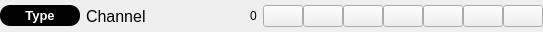
<?xml version="1.0" encoding="UTF-8"?>
<ui version="4.0">
 <class>Form</class>
 <widget class="QWidget" name="Form">
  <property name="geometry">
   <rect>
    <x>0</x>
    <y>0</y>
    <width>543</width>
    <height>32</height>
   </rect>
  </property>
  <property name="locale">
   <locale language="English" country="UnitedStates"/>
  </property>
  <layout class="QHBoxLayout" name="FormLayout">
   <property name="leftMargin">
    <number>0</number>
   </property>
   <property name="topMargin">
    <number>0</number>
   </property>
   <property name="rightMargin">
    <number>0</number>
   </property>
   <property name="bottomMargin">
    <number>0</number>
   </property>
   <item>
    <widget class="QWidget" name="contentTypeLabelArea" native="true">
     <property name="sizePolicy">
      <sizepolicy hsizetype="Fixed" vsizetype="Fixed">
       <horstretch>0</horstretch>
       <verstretch>0</verstretch>
      </sizepolicy>
     </property>
     <property name="minimumSize">
      <size>
       <width>80</width>
       <height>20</height>
      </size>
     </property>
     <property name="styleSheet">
      <string notr="true">background-color: rgb(0, 0, 0);
border-radius: 10px;</string>
     </property>
     <layout class="QVBoxLayout" name="contentTypeLabelAreaLayout">
      <property name="leftMargin">
       <number>5</number>
      </property>
      <property name="topMargin">
       <number>3</number>
      </property>
      <property name="rightMargin">
       <number>5</number>
      </property>
      <property name="bottomMargin">
       <number>3</number>
      </property>
      <item>
       <widget class="QLabel" name="contentType">
        <property name="font">
         <font>
          <pointsize>10</pointsize>
          <bold>true</bold>
         </font>
        </property>
        <property name="styleSheet">
         <string notr="true">color: rgb(255, 255, 255);</string>
        </property>
        <property name="text">
         <string>Type</string>
        </property>
        <property name="alignment">
         <set>Qt::AlignCenter</set>
        </property>
       </widget>
      </item>
     </layout>
    </widget>
   </item>
   <item>
    <widget class="QLabel" name="channel">
     <property name="sizePolicy">
      <sizepolicy hsizetype="Ignored" vsizetype="Preferred">
       <horstretch>0</horstretch>
       <verstretch>0</verstretch>
      </sizepolicy>
     </property>
     <property name="minimumSize">
      <size>
       <width>100</width>
       <height>0</height>
      </size>
     </property>
     <property name="font">
      <font>
       <pointsize>12</pointsize>
      </font>
     </property>
     <property name="text">
      <string>Channel</string>
     </property>
    </widget>
   </item>
   <item>
    <widget class="QWidget" name="viewerCountArea" native="true">
     <property name="sizePolicy">
      <sizepolicy hsizetype="Maximum" vsizetype="Preferred">
       <horstretch>0</horstretch>
       <verstretch>0</verstretch>
      </sizepolicy>
     </property>
     <layout class="QHBoxLayout" name="viewerCountAreaLayout">
      <property name="leftMargin">
       <number>0</number>
      </property>
      <property name="topMargin">
       <number>0</number>
      </property>
      <property name="rightMargin">
       <number>0</number>
      </property>
      <property name="bottomMargin">
       <number>0</number>
      </property>
      <item>
       <widget class="QLabel" name="viewIcon">
        <property name="sizePolicy">
         <sizepolicy hsizetype="Fixed" vsizetype="Fixed">
          <horstretch>0</horstretch>
          <verstretch>0</verstretch>
         </sizepolicy>
        </property>
        <property name="pixmap">
         <pixmap>../icons/light/viewer.svg</pixmap>
        </property>
        <property name="scaledContents">
         <bool>true</bool>
        </property>
        <property name="alignment">
         <set>Qt::AlignCenter</set>
        </property>
       </widget>
      </item>
      <item>
       <widget class="QLabel" name="viewerCount">
        <property name="text">
         <string>0</string>
        </property>
       </widget>
      </item>
     </layout>
    </widget>
   </item>
   <item>
    <widget class="QWidget" name="controlButtonArea" native="true">
     <property name="sizePolicy">
      <sizepolicy hsizetype="Fixed" vsizetype="Preferred">
       <horstretch>0</horstretch>
       <verstretch>0</verstretch>
      </sizepolicy>
     </property>
     <property name="cursor">
      <cursorShape>ArrowCursor</cursorShape>
     </property>
     <property name="styleSheet">
      <string notr="true">#controlButtonArea &gt; QPushButton:!hover {
	background-color: transparent;
}</string>
     </property>
     <layout class="QHBoxLayout" name="controlButtonAreaLayout">
      <property name="spacing">
       <number>0</number>
      </property>
      <property name="leftMargin">
       <number>0</number>
      </property>
      <property name="topMargin">
       <number>0</number>
      </property>
      <property name="rightMargin">
       <number>0</number>
      </property>
      <property name="bottomMargin">
       <number>0</number>
      </property>
      <item>
       <widget class="QPushButton" name="adsInfoButton">
        <property name="sizePolicy">
         <sizepolicy hsizetype="Fixed" vsizetype="Fixed">
          <horstretch>0</horstretch>
          <verstretch>0</verstretch>
         </sizepolicy>
        </property>
        <property name="toolTip">
         <string>This stream may contain ads.
To block ads, you must log in with a subscribed account.</string>
        </property>
        <property name="icon">
         <iconset>
          <normaloff>../icons/light/warning_red.svg</normaloff>../icons/light/warning_red.svg</iconset>
        </property>
        <property name="iconSize">
         <size>
          <width>32</width>
          <height>24</height>
         </size>
        </property>
       </widget>
      </item>
      <item>
       <widget class="QPushButton" name="retryButton">
        <property name="sizePolicy">
         <sizepolicy hsizetype="Fixed" vsizetype="Fixed">
          <horstretch>0</horstretch>
          <verstretch>0</verstretch>
         </sizepolicy>
        </property>
        <property name="toolTip">
         <string>Retry Download</string>
        </property>
        <property name="icon">
         <iconset>
          <normaloff>../icons/light/retry.svg</normaloff>../icons/light/retry.svg</iconset>
        </property>
        <property name="iconSize">
         <size>
          <width>32</width>
          <height>24</height>
         </size>
        </property>
       </widget>
      </item>
      <item>
       <widget class="QPushButton" name="openFolderButton">
        <property name="sizePolicy">
         <sizepolicy hsizetype="Fixed" vsizetype="Fixed">
          <horstretch>0</horstretch>
          <verstretch>0</verstretch>
         </sizepolicy>
        </property>
        <property name="toolTip">
         <string>Open Folder</string>
        </property>
        <property name="icon">
         <iconset>
          <normaloff>../icons/light/folder.svg</normaloff>../icons/light/folder.svg</iconset>
        </property>
        <property name="iconSize">
         <size>
          <width>32</width>
          <height>24</height>
         </size>
        </property>
       </widget>
      </item>
      <item>
       <widget class="QPushButton" name="openFileButton">
        <property name="sizePolicy">
         <sizepolicy hsizetype="Fixed" vsizetype="Fixed">
          <horstretch>0</horstretch>
          <verstretch>0</verstretch>
         </sizepolicy>
        </property>
        <property name="toolTip">
         <string>Open File</string>
        </property>
        <property name="icon">
         <iconset>
          <normaloff>../icons/light/file.svg</normaloff>../icons/light/file.svg</iconset>
        </property>
        <property name="iconSize">
         <size>
          <width>32</width>
          <height>24</height>
         </size>
        </property>
       </widget>
      </item>
      <item>
       <widget class="QPushButton" name="openLogsButton">
        <property name="sizePolicy">
         <sizepolicy hsizetype="Fixed" vsizetype="Fixed">
          <horstretch>0</horstretch>
          <verstretch>0</verstretch>
         </sizepolicy>
        </property>
        <property name="toolTip">
         <string>View Logs</string>
        </property>
        <property name="icon">
         <iconset>
          <normaloff>../icons/light/text_file.svg</normaloff>../icons/light/text_file.svg</iconset>
        </property>
        <property name="iconSize">
         <size>
          <width>32</width>
          <height>24</height>
         </size>
        </property>
       </widget>
      </item>
      <item>
       <widget class="QPushButton" name="deleteButton">
        <property name="sizePolicy">
         <sizepolicy hsizetype="Fixed" vsizetype="Fixed">
          <horstretch>0</horstretch>
          <verstretch>0</verstretch>
         </sizepolicy>
        </property>
        <property name="toolTip">
         <string>Delete</string>
        </property>
        <property name="icon">
         <iconset>
          <normaloff>../icons/light/trash.svg</normaloff>../icons/light/trash.svg</iconset>
        </property>
        <property name="iconSize">
         <size>
          <width>32</width>
          <height>24</height>
         </size>
        </property>
       </widget>
      </item>
      <item>
       <widget class="QPushButton" name="closeButton">
        <property name="sizePolicy">
         <sizepolicy hsizetype="Fixed" vsizetype="Fixed">
          <horstretch>0</horstretch>
          <verstretch>0</verstretch>
         </sizepolicy>
        </property>
        <property name="toolTip">
         <string>Close</string>
        </property>
        <property name="icon">
         <iconset>
          <normaloff>../icons/light/close.svg</normaloff>../icons/light/close.svg</iconset>
        </property>
        <property name="iconSize">
         <size>
          <width>32</width>
          <height>24</height>
         </size>
        </property>
       </widget>
      </item>
     </layout>
    </widget>
   </item>
  </layout>
 </widget>
 <resources/>
 <connections/>
</ui>
